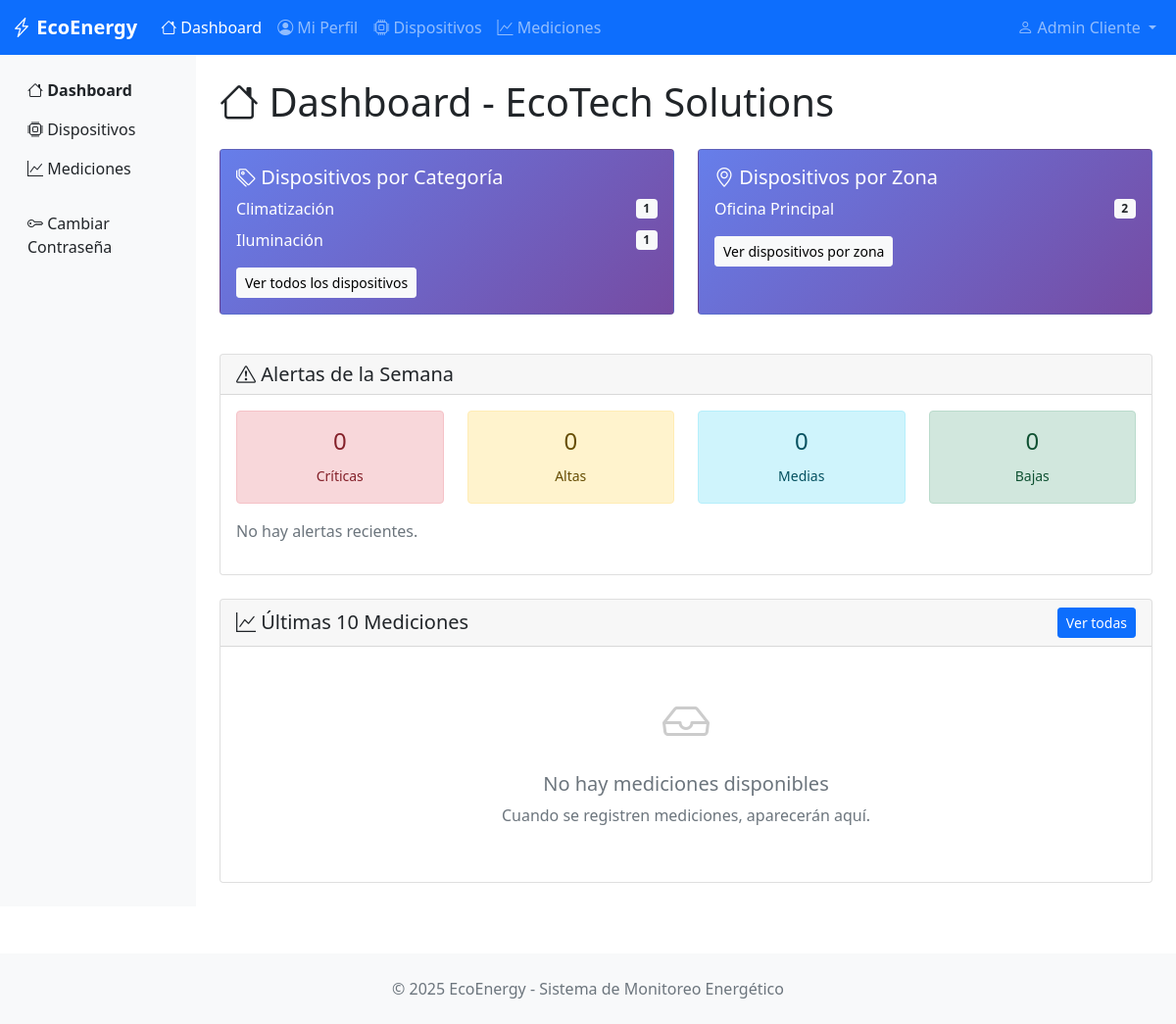
Page / (signed in) on the earlier database version.
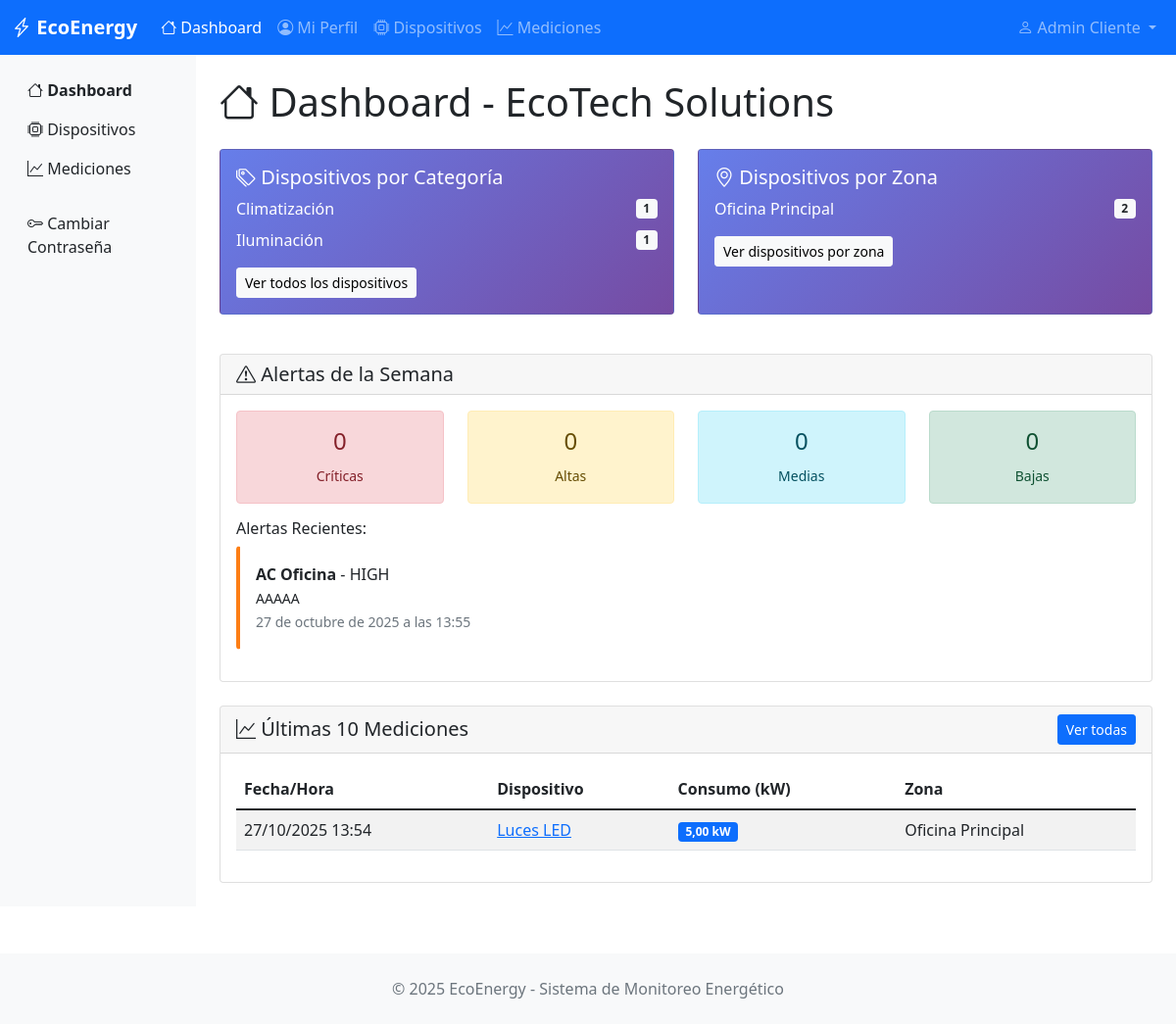
Same page on the later database version.
### monitoring/models.py (models this page shows, shortened)
class BaseModel(models.Model):
    state = models.CharField(
        max_length=10,
        choices=STATES,
        default='ACTIVE',
        help_text="Estado del registro"
    )
    created_at = models.DateTimeField(
        auto_now_add=True,
        help_text="Fecha de creación"
    )
    updated_at = models.DateTimeField(
        auto_now=True,
        help_text="Fecha de última modificación"
    )
    deleted_at = models.DateTimeField(
        null=True,
        blank=True,
        help_text="Fecha de eliminación (soft delete)"
    )
    class Meta:
        abstract = True  # Esta clase no creará tabla, solo sirve de plantilla

class Category(BaseModel):
    name = models.CharField(max_length=100, help_text="Nombre de la categoría")
    description = models.TextField(blank=True, help_text="Descripción de la categoría")
    organization = models.ForeignKey(
        Organization,
        on_delete=models.CASCADE,
        help_text="Empresa propietaria"
    )
    icon = models.ImageField(
        upload_to='categorias/',
        null=True,
        blank=True,
        help_text="Icono de la categoría"
    )
    class Meta:
        verbose_name = "Category"
        verbose_name_plural = "Categories"

class Zone(BaseModel):
    name = models.CharField(max_length=100, help_text="Nombre de la zona")
    description = models.TextField(blank=True, help_text="Descripción de la zona")
    organization = models.ForeignKey(
        Organization,
        on_delete=models.CASCADE,
        help_text="Empresa propietaria"
    )
    floor_plan = models.ImageField(
        upload_to='zonas/',
        null=True,
        blank=True,
        help_text="Plano de la zona"
    )
    class Meta:
        verbose_name = "Zone"
        verbose_name_plural = "Zones"

class Alert(BaseModel):
    device = models.ForeignKey(
        Device,
        on_delete=models.CASCADE,
        help_text="Dispositivo que generó la alerta"
    )
    measurement = models.ForeignKey(
        Measurement,
        on_delete=models.CASCADE,
        help_text="Medición que generó la alerta"
    )
    severity = models.CharField(
        max_length=10,
        choices=ALERT_SEVERITIES,
        help_text="Nivel de severidad"
    )
    message = models.TextField(help_text="Mensaje descriptivo de la alerta")
    is_resolved = models.BooleanField(
        default=False,
        help_text="¿La alerta fue resuelta?"
    )
    organization = models.ForeignKey(
        Organization,
        on_delete=models.CASCADE,
        help_text="Empresa propietaria"
    )
    class Meta:
        verbose_name = "Alert"
        verbose_name_plural = "Alerts"
        ordering = ['-created_at']

class Device(BaseModel):
    name = models.CharField(max_length=200, help_text="Nombre del dispositivo")
    description = models.TextField(blank=True, help_text="Descripción del dispositivo")
    max_consumption = models.DecimalField(
        max_digits=10,
        decimal_places=2,
        help_text="Consumo máximo permitido (kW)"
    )
    category = models.ForeignKey(
        Category,
        on_delete=models.CASCADE,
        help_text="Categoría del dispositivo"
    )
    zone = models.ForeignKey(
        Zone,
        on_delete=models.CASCADE,
        help_text="Zona donde está ubicado"
    )
    organization = models.ForeignKey(
        Organization,
        on_delete=models.CASCADE,
        help_text="Empresa propietaria"
    )
    imagen = models.ImageField(
        upload_to='dispositivos/',
        null=True,
        blank=True,
        help_text="Imagen del dispositivo"
    )
    class Meta:
        verbose_name = "Device"
        verbose_name_plural = "Devices"

class Measurement(BaseModel):
    device = models.ForeignKey(
        Device,
        on_delete=models.CASCADE,
        help_text="Dispositivo medido"
    )
    consumption_value = models.DecimalField(
        max_digits=10,
        decimal_places=2,
        help_text="Valor de consumo medido (kW)"
    )
    measurement_date = models.DateTimeField(
        help_text="Fecha y hora de la medición"
    )
    notes = models.TextField(blank=True, help_text="Notas adicionales")
    organization = models.ForeignKey(
        Organization,
        on_delete=models.CASCADE,
        help_text="Empresa propietaria"
    )
    class Meta:
        verbose_name = "Measurement"
        verbose_name_plural = "Measurements"
        ordering = ['-measurement_date']  # Ordenar por fecha descendente

### monitoring/views.py (the view)
# urls.py: path('', views.dashboard, name='dashboard'),
@login_required
def dashboard(request):
    organization = get_user_organization(request.user)
    if not organization:
        context = {'error': 'Usuario sin organización asignada'}
        return render(request, 'monitoring/dashboard.html', context)
    latest_measurements = Measurement.objects.filter(
        organization=organization,
        state='ACTIVE'
    ).select_related('device').order_by('-measurement_date')[:10]
    devices_by_zone = Device.objects.filter(
        organization=organization,
        state='ACTIVE'
    ).values('zone__name').annotate(count=Count('id')).order_by('zone__name')
    devices_by_category = Device.objects.filter(
        organization=organization,
        state='ACTIVE'
    ).values('category__name').annotate(count=Count('id')).order_by('category__name')
    week_ago = datetime.now() - timedelta(days=7)
    weekly_alerts = Alert.objects.filter(
        organization=organization,
        created_at__gte=week_ago,
        state='ACTIVE'
    ).values('severity').annotate(count=Count('id'))
    alerts_summary = {
        'CRITICAL': 0,
        'HIGH': 0,
        'MEDIUM': 0,
        'LOW': 0
    }
    for alert in weekly_alerts:
        alerts_summary[alert['severity']] = alert['count']
    recent_alerts = Alert.objects.filter(
        organization=organization,
        state='ACTIVE'
    ).select_related('device').order_by('-created_at')[:5]
    context = {
        'organization': organization,
        'latest_measurements': latest_measurements,
        'devices_by_zone': devices_by_zone,
        'devices_by_category': devices_by_category,
        'alerts_summary': alerts_summary,
        'recent_alerts': recent_alerts,
    }
    return render(request, 'monitoring/dashboard.html', context)

### monitoring/views.py (called while the page is built)
def get_user_organization(user):
    if hasattr(user, 'userprofile'):
        return user.userprofile.organization
    return None

### monitoring/templates/monitoring/dashboard.html (shortened to what the changed rows need)
{% extends 'monitoring/base.html' %}
{% block content %}
<div class="py-4">
    <h1 class="mb-4">
        <i class="bi bi-house"></i>
        Dashboard - {{ organization.name }}
    </h1>
    {% if error %}
        <div class="alert alert-danger">
            <i class="bi bi-exclamation-triangle"></i>
            {{ error }}
        </div>
    {% else %}
    <div class="row mb-4">
        <div class="col-md-6 mb-3">
            <div class="card card-stat h-100">
                <div class="card-body">
                    {% if devices_by_category %}
                        {% for item in devices_by_category %}
                        <div class="d-flex justify-content-between align-items-center mb-2">
                            <span>{{ item.category__name }}</span>
                            <span class="badge bg-light text-dark">{{ item.count }}</span>
                        </div>
                        {% endfor %}
                    {% else %}
                        <p class="text-muted">No hay dispositivos registrados.</p>
                    {% endif %}
                </div>
            </div>
        </div>
        <div class="col-md-6 mb-3">
            <div class="card card-stat h-100">
                <div class="card-body">
                    {% if devices_by_zone %}
                        {% for item in devices_by_zone %}
                        <div class="d-flex justify-content-between align-items-center mb-2">
                            <span>{{ item.zone__name }}</span>
                            <span class="badge bg-light text-dark">{{ item.count }}</span>
                        </div>
                        {% endfor %}
                    {% else %}
                        <p class="text-muted">No hay zonas con dispositivos.</p>
                    {% endif %}
                </div>
            </div>
        </div>
    </div>
    <div class="row mb-4">
        <div class="col-12">
            <div class="card">
                <div class="card-body">
                    <div class="row text-center mb-3">
                        <div class="col-3">
                        </div>
                        <div class="col-3">
                        </div>
                        <div class="col-3">
                        </div>
                        <div class="col-3">
                        </div>
                    </div>
                    {% if recent_alerts %}
                    <h6>Alertas Recientes:</h6>
                    {% for alert in recent_alerts %}
                        <div class="alert alert-{{ alert.severity|lower }} alert-dismissible">
                            <strong>{{ alert.device.name }}</strong> - {{ alert.severity }}
                            <br>
                            <small>{{ alert.message }}</small>
                            <br>
                            <small class="text-muted">{{ alert.created_at }}</small>
                        </div>
                    {% endfor %}
                    {% else %}
                        <p class="text-muted">No hay alertas recientes.</p>
                    {% endif %}
                </div>
            </div>
        </div>
    </div>
    <div class="row">
        <div class="col-12">
            <div class="card">
                <div class="card-body">
                    {% if latest_measurements %}
                    <div class="table-responsive">
                        <table class="table table-striped">
                            <thead>
                                <tr>
                                    <th>Fecha/Hora</th>
                                    <th>Dispositivo</th>
                                    <th>Consumo (kW)</th>
                                    <th>Zona</th>
                                </tr>
                            </thead>
                            <tbody>
                                {% for measurement in latest_measurements %}
                                <tr>
                                    <td>{{ measurement.measurement_date|date:"d/m/Y H:i" }}</td>
                                    <td>
                                        <a href="{% url 'device_detail' measurement.device.id %}">
                                            {{ measurement.device.name }}
                                        </a>
                                    </td>
                                    <td>
                                        <span class="badge bg-primary">
                                            {{ measurement.consumption_value }} kW
                                        </span>
                                    </td>
                                    <td>{{ measurement.device.zone.name }}</td>
                                </tr>
                                {% endfor %}
                            </tbody>
                        </table>
                    </div>
                    {% else %}
                    <div class="text-center py-4">
                        <i class="bi bi-inbox" style="font-size: 3rem; color: #ccc;"></i>
                        <h5 class="text-muted mt-3">No hay mediciones disponibles</h5>
                        <p class="text-muted">
                            Cuando se registren mediciones, aparecerán aquí.
                        </p>
                    </div>
                    {% endif %}
                </div>
            </div>
        </div>
    </div>
    {% endif %}
</div>
{% endblock %}

Differences in the rows shown:
added Alert: device.name "AC Oficina", severity "HIGH", message "AAAAA", created_at "27 de octubre de 2025 a las 13:55"
added Measurement: measurement_date "27/10/2025 13:54", device.name "Luces LED", consumption_value "5,00", device.zone.name "Oficina Principal"
Other differences:
text no longer shown: "No hay alertas recientes. No hay mediciones disponibles Cuando se registren mediciones, aparecerán aquí."
text now shown: "Alertas Recientes: Fecha/Hora Dispositivo Consumo (kW) Zona"
